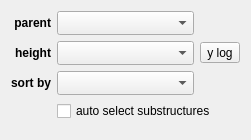
<?xml version="1.0" encoding="UTF-8"?>
<ui version="4.0">
 <class>DendroWidgetPanel</class>
 <widget class="QWidget" name="DendroWidgetPanel">
  <property name="geometry">
   <rect>
    <x>0</x>
    <y>0</y>
    <width>251</width>
    <height>140</height>
   </rect>
  </property>
  <property name="windowTitle">
   <string>Form</string>
  </property>
  <layout class="QGridLayout" name="gridLayout">
   <item row="2" column="1">
    <widget class="QComboBox" name="combosel_order_att">
     <property name="sizeAdjustPolicy">
      <enum>QComboBox::AdjustToMinimumContentsLengthWithIcon</enum>
     </property>
    </widget>
   </item>
   <item row="0" column="0">
    <widget class="QLabel" name="label_2">
     <property name="font">
      <font>
       <weight>75</weight>
       <bold>true</bold>
      </font>
     </property>
     <property name="text">
      <string>parent</string>
     </property>
     <property name="alignment">
      <set>Qt::AlignRight|Qt::AlignTrailing|Qt::AlignVCenter</set>
     </property>
    </widget>
   </item>
   <item row="4" column="0">
    <spacer name="verticalSpacer">
     <property name="orientation">
      <enum>Qt::Vertical</enum>
     </property>
     <property name="sizeHint" stdset="0">
      <size>
       <width>20</width>
       <height>40</height>
      </size>
     </property>
    </spacer>
   </item>
   <item row="1" column="2">
    <widget class="QToolButton" name="bool_y_log">
     <property name="text">
      <string>y log</string>
     </property>
     <property name="checkable">
      <bool>true</bool>
     </property>
    </widget>
   </item>
   <item row="4" column="1">
    <spacer name="horizontalSpacer">
     <property name="orientation">
      <enum>Qt::Horizontal</enum>
     </property>
     <property name="sizeHint" stdset="0">
      <size>
       <width>40</width>
       <height>1</height>
      </size>
     </property>
    </spacer>
   </item>
   <item row="2" column="0">
    <widget class="QLabel" name="label_3">
     <property name="font">
      <font>
       <weight>75</weight>
       <bold>true</bold>
      </font>
     </property>
     <property name="text">
      <string>sort by</string>
     </property>
     <property name="alignment">
      <set>Qt::AlignRight|Qt::AlignTrailing|Qt::AlignVCenter</set>
     </property>
    </widget>
   </item>
   <item row="1" column="0">
    <widget class="QLabel" name="label">
     <property name="font">
      <font>
       <weight>75</weight>
       <bold>true</bold>
      </font>
     </property>
     <property name="text">
      <string>height</string>
     </property>
     <property name="alignment">
      <set>Qt::AlignRight|Qt::AlignTrailing|Qt::AlignVCenter</set>
     </property>
    </widget>
   </item>
   <item row="1" column="1">
    <widget class="QComboBox" name="combosel_height_att">
     <property name="sizeAdjustPolicy">
      <enum>QComboBox::AdjustToMinimumContentsLengthWithIcon</enum>
     </property>
    </widget>
   </item>
   <item row="0" column="1">
    <widget class="QComboBox" name="combosel_parent_att">
     <property name="sizeAdjustPolicy">
      <enum>QComboBox::AdjustToMinimumContentsLengthWithIcon</enum>
     </property>
    </widget>
   </item>
   <item row="3" column="1" colspan="2">
    <widget class="QCheckBox" name="bool_select_substruct">
     <property name="text">
      <string>auto select substructures</string>
     </property>
    </widget>
   </item>
  </layout>
 </widget>
 <tabstops>
  <tabstop>combosel_parent_att</tabstop>
  <tabstop>combosel_height_att</tabstop>
  <tabstop>bool_y_log</tabstop>
  <tabstop>combosel_order_att</tabstop>
  <tabstop>bool_select_substruct</tabstop>
 </tabstops>
 <resources/>
 <connections/>
</ui>
